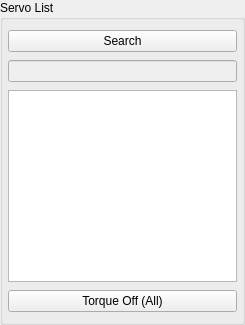
<widget class="QGroupBox" name="ServoListGroup">
    <property name="maximumSize"><size><width>245</width><height>16777215</height></size></property><property name="sizePolicy"><sizepolicy hsizetype="Preferred" vsizetype="Expanding"><horstretch>0</horstretch><verstretch>1</verstretch></sizepolicy></property><property name="minimumSize"><size><width>190</width><height>240</height></size></property><property name="title">
     <string>Servo List</string>
    </property>
    <layout class="QVBoxLayout" name="verticalLayout_4">
      <item><widget class="QPushButton" name="SearchButton">
          <property name="text">
           <string>Search</string>
          </property>
         </widget>
        </item><property name="spacing">
       <number>8</number>
      </property>
      <property name="leftMargin">
       <number>5</number>
      </property>
      <property name="topMargin">
       <number>10</number>
      </property>
      <property name="rightMargin">
       <number>5</number>
      </property>
      <property name="bottomMargin">
       <number>10</number>
      </property>
      <item>
       <widget class="QLineEdit" name="ServoSearchText">
        <property name="enabled">
         <bool>false</bool>
        </property>
        <property name="inputMask">
         <string />
        </property>
        <property name="frame">
         <bool>true</bool>
        </property>
        <property name="echoMode">
         <enum>QLineEdit::Normal</enum>
        </property>
        <property name="readOnly">
         <bool>true</bool>
        </property>
       </widget>
      </item>
      <item>
       <widget class="QTableView" name="ServoListView">
        <property name="enabled">
         <bool>true</bool>
        </property>
        <attribute name="horizontalHeaderCascadingSectionResizes">
         <bool>false</bool>
        </attribute>
       </widget>
      </item>
      <item>
       <widget class="QPushButton" name="torqueAllButton">
        <property name="toolTip">
         <string>Toggle Torque Enable on every servo found by Search</string>
        </property>
        <property name="text">
         <string>Torque Off (All)</string>
        </property>
       </widget>
      </item>
     </layout>
    </widget>
